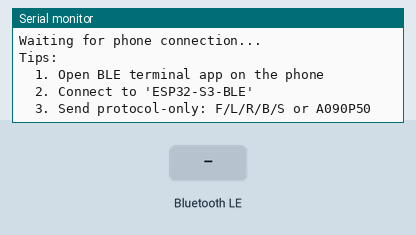
Bench run of a program on a simulated ESP32-S3. On the bench: the last lines printed to the serial monitor. The test bench sets the inputs (shaded band). Nothing arrives over Bluetooth unless stated; a phone connects over Bluetooth LE 3 s after start.

Above: at 2.2 s.
2.3 s: Bluetooth LE write "F" received
At 3.5 s:
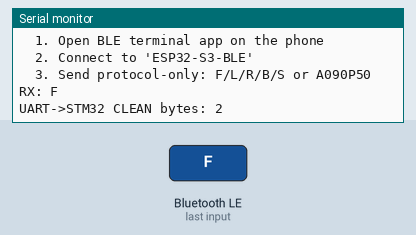
3.8 s: Bluetooth LE write "B" received
At 3.96 s:
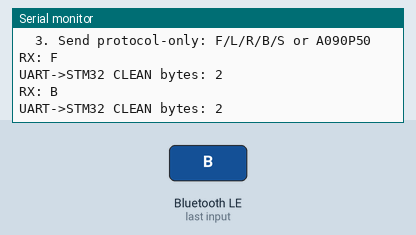
5.5 s: Bluetooth LE write "L" received
At 6.1 s:
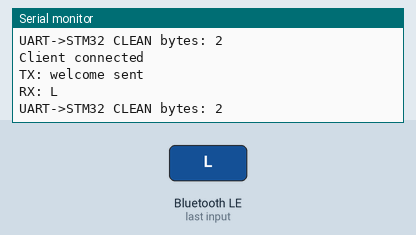
7.0 s: Bluetooth LE write "R" received
At 8.2 s:
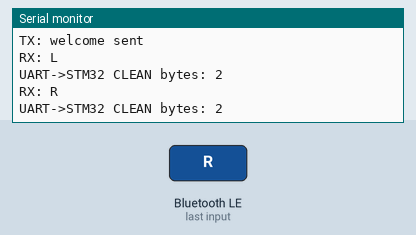
8.5 s: Bluetooth LE write "W" received
At 9.6 s:
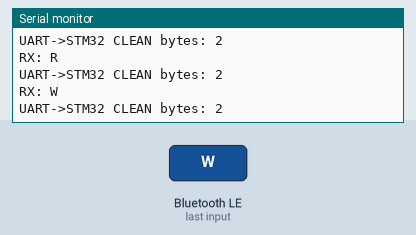
11.5 s: Bluetooth LE write "X" received
At 11.8 s:
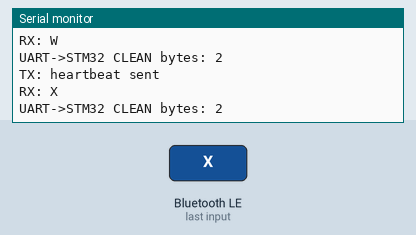

The program:

main.cpp
```cpp
/**
 * ESP32-S3 BLE UART 通讯示例
 *
 * 功能说明：
 * - 创建一个 BLE UART 服务，可与手机蓝牙串口 APP 通讯
 * - 接收手机发送的数据并通过串口打印
 * - 将接收到的数据回显给手机
 * - 支持连接状态监控
 *
 * 使用方法：
 * 1. 上传代码到 ESP32-S3
 * 2. 打开串口监视器（115200 波特率）
 * 3. 在手机上使用蓝牙串口 APP（如 Serial Bluetooth Terminal）搜索设备
 * 4. 连接名为 "ESP32-S3-BLE" 的设备
 * 5. 发送数据即可进行双向通讯
 */

#include <Arduino.h>
#include <NimBLEDevice.h>
#include <ctype.h>

// BLE 服务和特征 UUID（使用 Nordic UART Service 标准）
#define SERVICE_UUID           "6E400001-B5A3-F393-E0A9-E50E24DCCA9E"
#define CHARACTERISTIC_UUID_RX "6E400002-B5A3-F393-E0A9-E50E24DCCA9E"  // 接收特征（手机写入）
#define CHARACTERISTIC_UUID_TX "6E400003-B5A3-F393-E0A9-E50E24DCCA9E"  // 发送特征（手机读取/通知）

#define DEVICE_NAME "ESP32-S3-BLE"  // 蓝牙设备名称

// UART configuration for STM32 passthrough
#define STM32_UART_BAUD 115200
#define STM32_UART_TX_PIN 17  // ESP32 -> STM32 RX
#define STM32_UART_RX_PIN 18  // ESP32 <- STM32 TX (unused in this one-way demo)

// 全局变量
NimBLEServer* pServer = nullptr;
NimBLECharacteristic* pTxCharacteristic = nullptr;
bool deviceConnected = false;
bool oldDeviceConnected = false;

// BLE send interfaces for future use
void bleSend(const uint8_t* data, size_t len) {
    if (deviceConnected && pTxCharacteristic != nullptr && data != nullptr && len > 0) {
        pTxCharacteristic->setValue(data, len);
        pTxCharacteristic->notify();
    }
}

void bleSendText(const String& text) {
    bleSend((const uint8_t*)text.c_str(), text.length());
}

static inline bool isAllowedKey(char c) {
    switch (c) {
        case 'F': case 'B': case 'L': case 'R':
        case 'W': case 'X': case 'Y': case 'Z':
        case 'U': case 'S': case 'D':
            return true;
        default:
            return false;
    }
}

// 服务器回调类：处理连接和断开事件（稳定版）
class ServerCallbacks: public NimBLEServerCallbacks {
    void onConnect(NimBLEServer* pServer) {
        deviceConnected = true;
        Serial.println("Client connected");
    }

    void onDisconnect(NimBLEServer* pServer) {
        deviceConnected = false;
        Serial.println("Client disconnected");
    }
};

// 接收特征回调类：处理从手机接收到的数据
class RxCallbacks: public NimBLECharacteristicCallbacks {
    void onWrite(NimBLECharacteristic* pCharacteristic) {
        // 获取接收到的数据
        std::string rxValue = pCharacteristic->getValue();
        if (rxValue.empty()) return;

        // 在USB串口打印可见ASCII（仅调试）
        Serial.print("RX: ");
        for (size_t i = 0; i < rxValue.size(); ++i) {
            char c = rxValue[i];
            if (c < 0x20 || c > 0x7E) c = '.';
            Serial.print(c);
        }
        Serial.println();

        // 行级预处理：按行解析，兼容 APP 注入的标签/计数
        static std::string acc;
        acc.append(rxValue);
        auto upper = [](char c){ return (char)toupper((unsigned char)c); };
        auto isDigit = [](char c){ return c >= '0' && c <= '9'; };

        std::string out; // 仅输出规范化的协议内容

        // 即时单键处理：当本次分片不含换行时，直接从分片中提取单键，避免等待换行
        bool chunkHasNewline = (rxValue.find('\n') != std::string::npos) || (rxValue.find('\r') != std::string::npos);
        if (!chunkHasNewline) {
            for (char ch : rxValue) {
                char u = upper(ch);
                if (isAllowedKey(u)) {
                    out.push_back(u);
                    out.push_back('\n');
                }
            }
        }

        while (true) {
            size_t posN = acc.find('\n');
            size_t posR = acc.find('\r');
            size_t pos = std::min(posN == std::string::npos ? acc.size() : posN,
                                   posR == std::string::npos ? acc.size() : posR);
            if (pos == std::string::npos || pos >= acc.size()) break; // 无完整行

            std::string line = acc.substr(0, pos);
            acc.erase(0, pos + 1);

            // 去除可见外的噪声与两端空白
            std::string vis;
            for (char ch : line) vis.push_back((ch >= 0x20 && ch <= 0x7E) ? ch : ' ');
            // 复制一份大写版本用于匹配
            std::string u; u.reserve(vis.size());
            for (char ch : vis) u.push_back(upper(ch));

            // 1) 摇杆：从整行内提取 A###P##
            {
                size_t i = 0;
                while (i < u.size()) {
                    if (u[i] != 'A') { ++i; continue; }
                    size_t j = i + 1;
                    char ang[3]; int ad = 0;
                    for (; j < u.size() && ad < 3; ++j) if (isDigit(u[j])) ang[ad++] = u[j];
                    if (ad == 3) {
                        while (j < u.size() && u[j] != 'P') ++j;
                        if (j < u.size() && u[j] == 'P') {
                            ++j; char powv[2]; int pd = 0;
                            for (; j < u.size() && pd < 2; ++j) if (isDigit(u[j])) powv[pd++] = u[j];
                            if (pd == 2) {
                                out.push_back('A');
                                out.append(ang, ang + 3);
                                out.push_back('P');
                                out.append(powv, powv + 2);
                                out.push_back('\n');
                                break; // 一行只取一帧
                            }
                        }
                    }
                    ++i;
                }
            }

            // 2) 单键：若整行去除空白后仅1字符且在白名单，输出该键并追加换行
            {
                std::string compact;
                for (char ch : u) if (ch != ' ' && ch != '\t') compact.push_back(ch);
                if (compact.size() == 1 && isAllowedKey(compact[0])) {
                    out.push_back(compact[0]);
                    out.push_back('\n');
                }
            }
        }

        if (!out.empty()) {
            size_t written = Serial1.write((const uint8_t*)out.data(), out.size());
            Serial.print("UART->STM32 CLEAN bytes: "); Serial.println((int)written);
        }
    }
};

// 初始化 BLE 服务（稳定版）
void initBLE() {
    Serial.println("BLE init...");
    NimBLEDevice::init(DEVICE_NAME);
    pServer = NimBLEDevice::createServer();
    pServer->setCallbacks(new ServerCallbacks());
    NimBLEService* pService = pServer->createService(SERVICE_UUID);
    pTxCharacteristic = pService->createCharacteristic(
        CHARACTERISTIC_UUID_TX,
        NIMBLE_PROPERTY::READ | NIMBLE_PROPERTY::NOTIFY
    );
    NimBLECharacteristic* pRxCharacteristic = pService->createCharacteristic(
        CHARACTERISTIC_UUID_RX,
        NIMBLE_PROPERTY::WRITE | NIMBLE_PROPERTY::WRITE_NR
    );
    pRxCharacteristic->setCallbacks(new RxCallbacks());
    pService->start();
    NimBLEAdvertising* pAdvertising = NimBLEDevice::getAdvertising();
    pAdvertising->addServiceUUID(SERVICE_UUID);
    pAdvertising->setScanResponse(true);
    pAdvertising->setMinPreferred(0x06);
    pAdvertising->setMaxPreferred(0x12);
    NimBLEDevice::startAdvertising();
    Serial.println("BLE ready");
    Serial.println("Device: " + String(DEVICE_NAME));
    Serial.println("Waiting for phone connection...");
}

void setup() {
    Serial.begin(115200);
    delay(1000);
    Serial1.begin(STM32_UART_BAUD, SERIAL_8N1, STM32_UART_RX_PIN, STM32_UART_TX_PIN);
    Serial.println("STM32 UART ready on TX=17 RX=18 @115200");
    Serial.println("\n\nESP32-S3 BLE UART Demo");
    Serial.println("Initializing...");
    initBLE();
    Serial.println("\nTips:");
    Serial.println("  1. Open BLE terminal app on the phone");
    Serial.println("  2. Connect to '" + String(DEVICE_NAME) + "'");
    Serial.println("  3. Send protocol-only: F/L/R/B/S or A090P50");
    Serial.println();
}

void loop() {
    if (deviceConnected && !oldDeviceConnected) {
        oldDeviceConnected = deviceConnected;
        delay(100);
        String welcome = "Welcome to ESP32-S3!\n";
        bleSend((const uint8_t*)welcome.c_str(), welcome.length());
        Serial.println("TX: welcome sent");
    }
    if (!deviceConnected && oldDeviceConnected) {
        delay(500);
        pServer->startAdvertising();
        Serial.println("Advertising restarted...");
        oldDeviceConnected = deviceConnected;
    }
    static unsigned long lastHeartbeat = 0;
    if (deviceConnected && (millis() - lastHeartbeat > 10000)) {
        lastHeartbeat = millis();
        String heartbeat = "HEARTBEAT " + String(millis() / 1000) + "s\n";
        bleSendText(heartbeat);
        Serial.println("TX: heartbeat sent");
    }
    delay(100);
}
```

Measured:
- after the input at 2.3 s, the serial monitor: prints a new line at once (image 1)
- after the input at 3.8 s, the serial monitor: prints a new line at once (image 2)
- after the input at 5.5 s, the serial monitor: prints a new line at once (image 3)
- after the input at 7.0 s, the serial monitor: prints a new line at once (image 4)
- after the input at 8.5 s, the serial monitor: prints a new line at once (image 5)
- after the input at 11.5 s, the serial monitor: prints a new line at once (image 6)
